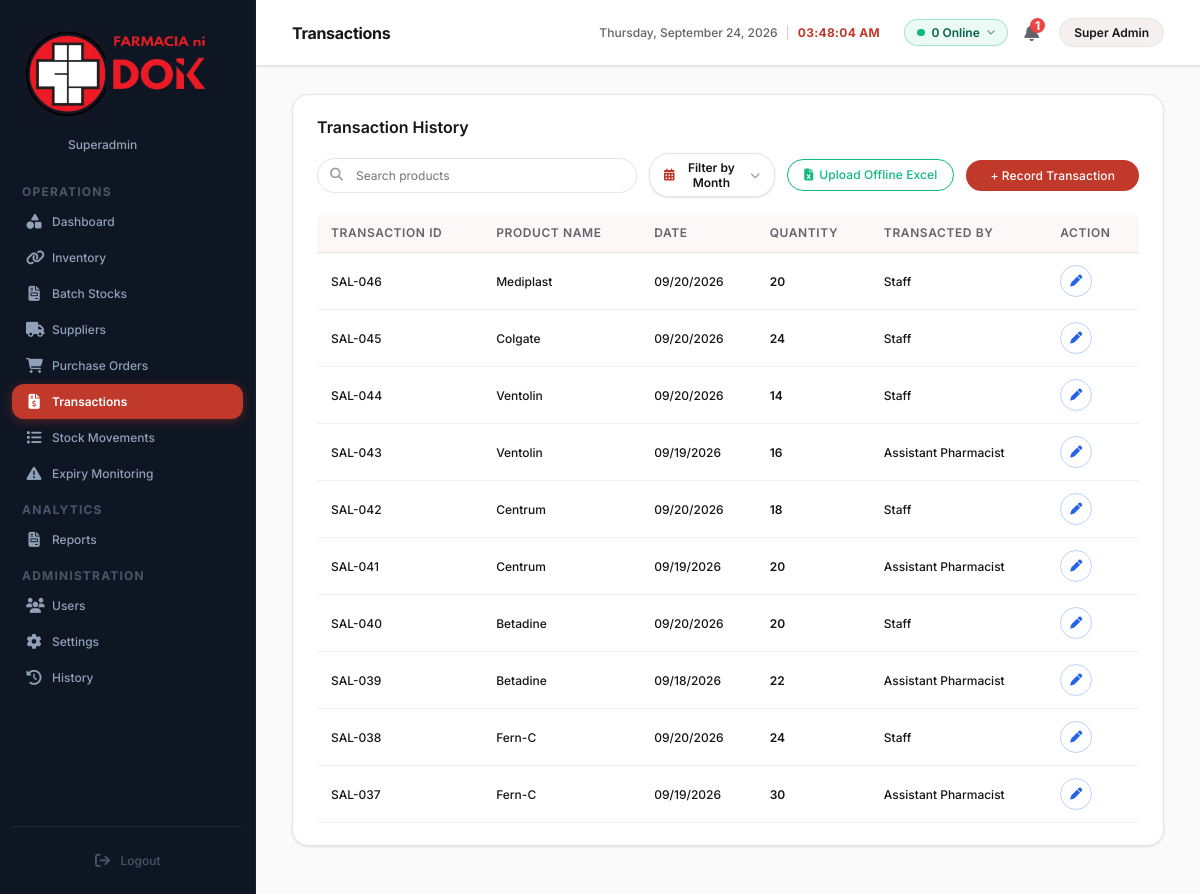
/sales (signed in), run on the app's committed database.
### tables this page shows
CREATE TABLE sales (
            id TEXT PRIMARY KEY,
            medicine_id TEXT NOT NULL,
            sale_date TEXT NOT NULL,
            qty INTEGER NOT NULL,
            sold_by TEXT NOT NULL,
            FOREIGN KEY (medicine_id) REFERENCES inventory (id)
        );

CREATE TABLE inventory (
            id TEXT PRIMARY KEY,
            generic TEXT,
            brand TEXT NOT NULL,
            category TEXT NOT NULL,
            stock INTEGER NOT NULL,
            reorder_point INTEGER NOT NULL,
            status TEXT NOT NULL,
            product_name TEXT NOT NULL,
            description TEXT NOT NULL,
            unit_of_measure TEXT NOT NULL,
            purchase_price REAL NOT NULL,
            supplier TEXT NOT NULL,
            archived_at TEXT DEFAULT NULL,
            deleted_at TEXT DEFAULT NULL
        );

### app.py (the view, shortened to what this page needs)
@app.route('/sales', methods=['GET', 'POST'])
def sales():
    if not has_permission('sales_view'):
        flash('Access denied. You do not have permission to access Transactions.', 'warning')
        return redirect(url_for('dashboard'))
    conn = get_db_connection()
    medicines = conn.execute("SELECT * FROM inventory").fetchall()
    sales_history = conn.execute('''
        SELECT s.id, s.medicine_id, s.sale_date, i.brand as medicine_name, s.qty, s.sold_by
        FROM sales s
        JOIN inventory i ON s.medicine_id = i.id
        ORDER BY s.id DESC
    ''').fetchall()
    conn.close()
    return render_template('sales.html', medicines=medicines, sales_history=sales_history, active_page='sales')

### app.py (called while the page is built, shortened)
def has_permission(perm_key):
    role = session.get('role', '')
    if role in ['Superadmin', 'Owner / Pharmacist'] or 'Super' in role or 'Owner' in role:
        return True

def get_local_ip():
    try:
        s = socket.socket(socket.AF_INET, socket.SOCK_DGRAM)
        s.connect(('8.8.8.8', 80))
        ip = s.getsockname()[0]
        s.close()
        return ip
    except Exception:
        return '127.0.0.1'

@app.context_processor
def inject_system_info():
    return {'local_ip': get_local_ip()}

@app.before_request
def require_login():
    allowed_routes = ['login', 'static', 'forgot_password', 'send_otp', 'verify_otp']
    if request.endpoint not in allowed_routes and 'user_id' not in session:
        return redirect(url_for('login'))

### database.py (called while the page is built)
def get_db_path():
    if getattr(sys, 'frozen', False):
        base_dir = os.path.dirname(sys.executable)
    else:
        base_dir = os.path.dirname(os.path.abspath(__file__))
    return os.path.join(base_dir, 'farmacia.db')

def get_db_connection():
    conn = sqlite3.connect(get_db_path())
    conn.row_factory = sqlite3.Row
    return conn

### templates/sales.html (shortened to what this page needs)
{% extends 'base.html' %}
{% block title %}Transactions{% endblock %}
{% block content %}
<div class="panel">
    <div class="panel-header" style="display: flex; flex-direction: column; gap: 16px; align-items: stretch;">
        <div style="display: flex; justify-content: space-between; align-items: center;">
            <h3 style="margin: 0;">Transaction History</h3>
        </div>
        <div style="display: flex; gap: 12px; align-items: center; justify-content: space-between; width: 100%;">
            <div class="search-input" style="margin-bottom: 0; max-width: 320px;">
                <i class="fa-solid fa-magnifying-glass"></i>
                <input type="text" id="search-input" placeholder="Search products" onkeyup="filterTable()">
            </div>
            <div style="display: flex; gap: 12px; align-items: center;">
                <div class="cal-filter-wrapper" id="sales-cal-filter"></div>
                {% if has_permission('sales_create') %}
                <button type="button" class="btn-action-outline" style="width: auto; padding: 7px 16px; font-size: 12.5px; font-weight: 500; border-radius: 20px; white-space: nowrap; display: inline-flex; align-items: center; gap: 6px; color: #10b981; border-color: #10b981;" onclick="openOfflineSyncModal()" title="Upload manual sales recorded during brownouts / power outage">
                    <i class="fa-solid fa-file-excel"></i> Upload Offline Excel
                </button>
                <button class="btn-primary" style="width: auto; padding: 8px 24px; font-size: 13px; font-weight: 500; border-radius: 20px; text-align: center; display: inline-block; white-space: nowrap;" onclick="openSaleModal()">+ Record Transaction</button>
                {% endif %}
            </div>
        </div>
    </div>
    <table>
        <thead>
            <tr>
                <th>Transaction ID</th>
                <th>Product Name</th>
                <th>Date</th>
                <th>Quantity</th>
                <th>Transacted By</th>
                {% if has_permission('sales_edit') %}
                <th>Action</th>
                {% endif %}
            </tr>
        </thead>
        <tbody>
            {% for sale in sales_history %}
            <tr data-medicine="{{ sale.medicine_name | lower }}" data-date="{{ sale.sale_date }}">
                <td>{{ sale.id }}</td>
                <td>{{ sale.medicine_name }}</td>
                <td>{{ sale.sale_date }}</td>
                <td style="font-weight: 600;">{{ sale.qty }}</td>
                <td>{{ sale.sold_by }}</td>
                {% if has_permission('sales_edit') %}
                <td style="white-space: nowrap;">
                    <button class="btn-icon-circle btn-edit" title="Edit Transaction" onclick="openEditSaleModal('{{ sale.id }}', '{{ sale.medicine_id }}', '{{ sale.qty }}')"><i class="fa-solid fa-pen"></i></button>
                </td>
                {% endif %}
            </tr>
            {% endfor %}
        </tbody>
    </table>
</div>
{% endblock %}

### static/css/style.css (style rules this page uses)
:root { --accent: #c0392b; --accent-hover: #a93226; --accent-light: rgba(192, 57, 43, 0.09); --accent-muted: rgba(192, 57, 43, 0.16); --bg: #fafafa; --bg-soft: #f4f0f0; --card-bg: #ffffff; --surface: #fdf8f8; --sidebar-bg: #0f1623; --sidebar-w: 256px; --text: #18141a; --text-secondary: #64626a; --text-muted: #9d9aa3; --border: #e9e3e3; --border-strong: #d6cccc; --shadow-sm: 0 1px 3px rgba(20,16,16,0.07), 0 1px 2px rgba(20,16,16,0.04); --shadow-md: 0 4px 12px rgba(20,16,16,0.09), 0 2px 4px rgba(20,16,16,0.05); --shadow-lg: 0 12px 32px rgba(20,16,16,0.11), 0 4px 8px rgba(20,16,16,0.06); --badge-lowstock-bg: rgba(220, 38, 38, 0.10); --badge-lowstock-txt: #b91c1c; --badge-nearexpiry-bg: rgba(217, 119, 6, 0.11); --badge-nearexpiry-txt: #92400e; --badge-good-bg: rgba(16, 185, 129, 0.10); --badge-good-txt: #065f46; --badge-nostock-bg: rgba(185, 28, 28, 0.10); --badge-nostock-txt: #991b1b; --radius-sm: 8px; --radius-md: 12px; --radius-lg: 16px; --radius-xl: 20px; --radius-full: 9999px; }
* { margin: 0; padding: 0; box-sizing: border-box; }
body { font-family: 'Inter', system-ui, sans-serif; background: var(--bg); color: var(--text); -webkit-font-smoothing: antialiased; -moz-osx-font-smoothing: grayscale; }
.btn-primary { width: 100%; padding: 12px 20px; background: var(--accent); color: #fff; border: none; border-radius: var(--radius-full); font-size: 14px; font-weight: 600; cursor: pointer; font-family: inherit; transition: background 0.18s, transform 0.15s, box-shadow 0.18s; letter-spacing: 0.1px; }
.btn-action-outline { display: inline-flex; align-items: center; gap: 6px; padding: 5px 14px; border-radius: var(--radius-full); border: 1.5px solid var(--border-strong); background: transparent; color: var(--text-secondary); font-size: 12px; font-weight: 600; font-family: inherit; cursor: pointer; transition: all 0.16s ease; white-space: nowrap; line-height: 1.4; letter-spacing: 0.1px; }
.btn-icon-circle { display: inline-flex; align-items: center; justify-content: center; width: 32px; height: 32px; border-radius: 50%; border: 1.5px solid var(--border-strong); background: transparent; color: var(--text-secondary); font-size: 13px; cursor: pointer; transition: all 0.16s ease; flex-shrink: 0; }
.btn-icon-circle.btn-edit { border-color: rgba(59,130,246,0.35); color: #2563eb; }
.panel { background: var(--card-bg); border-radius: var(--radius-lg); border: 1px solid var(--border); padding: 22px 24px; box-shadow: var(--shadow-sm); margin-bottom: 20px; }
table { width: 100%; border-collapse: collapse; }
th, td { padding: 12px 14px; text-align: left; font-size: 13px; }
th { color: var(--text-secondary); font-weight: 600; text-transform: uppercase; font-size: 10.5px; letter-spacing: 0.6px; border-bottom: 1.5px solid var(--border); background: var(--surface); }
th:first-child { border-radius: var(--radius-sm) 0 0 0; }
th:last-child { border-radius: 0 var(--radius-sm) 0 0; }
td { color: var(--text); font-weight: 500; border-bottom: 1px solid var(--bg-soft); }
tbody tr { transition: background-color 0.14s; }
.search-input { position: relative; max-width: 300px; width: 100%; }
.search-input input { padding: 9px 14px 9px 38px; width: 100%; border-radius: var(--radius-full); border: 1.5px solid var(--border); outline: none; background: var(--card-bg); font-family: inherit; font-size: 13px; color: var(--text); transition: border-color 0.18s; }
.search-input i { position: absolute; left: 13px; top: 10px; color: var(--text-muted); font-size: 13px; }
.panel-header { display: flex; justify-content: space-between; align-items: center; margin-bottom: 16px; }
.panel-header h3 { font-size: 15px; font-weight: 600; color: var(--text); }
.cal-filter-wrapper { position: relative; display: inline-block; }

### data on the page
sales: id "SAL-046", medicine_name "Mediplast", sale_date "09/20/2026", qty "20", sold_by "Staff"
sales: id "SAL-045", medicine_name "Colgate", sale_date "09/20/2026", qty "24", sold_by "Staff"
sales: id "SAL-044", medicine_name "Ventolin", sale_date "09/20/2026", qty "14", sold_by "Staff"
sales: id "SAL-043", medicine_name "Ventolin", sale_date "09/19/2026", qty "16", sold_by "Assistant Pharmacist"
sales: id "SAL-042", medicine_name "Centrum", sale_date "09/20/2026", qty "18", sold_by "Staff"
sales: id "SAL-041", medicine_name "Centrum", sale_date "09/19/2026", qty "20", sold_by "Assistant Pharmacist"
sales: id "SAL-040", medicine_name "Betadine", sale_date "09/20/2026", qty "20", sold_by "Staff"
sales: id "SAL-039", medicine_name "Betadine", sale_date "09/18/2026", qty "22", sold_by "Assistant Pharmacist"
sales: id "SAL-038", medicine_name "Fern-C", sale_date "09/20/2026", qty "24", sold_by "Staff"
sales: id "SAL-037", medicine_name "Fern-C", sale_date "09/19/2026", qty "30", sold_by "Assistant Pharmacist"

### other printed values
{{ session.get('role', 'Owner / Pharmacist') }} "Superadmin"
{{ app_unseen_count }} "1"
{{ session.get('name', session.get('role', 'User')) }} "Super Admin"
